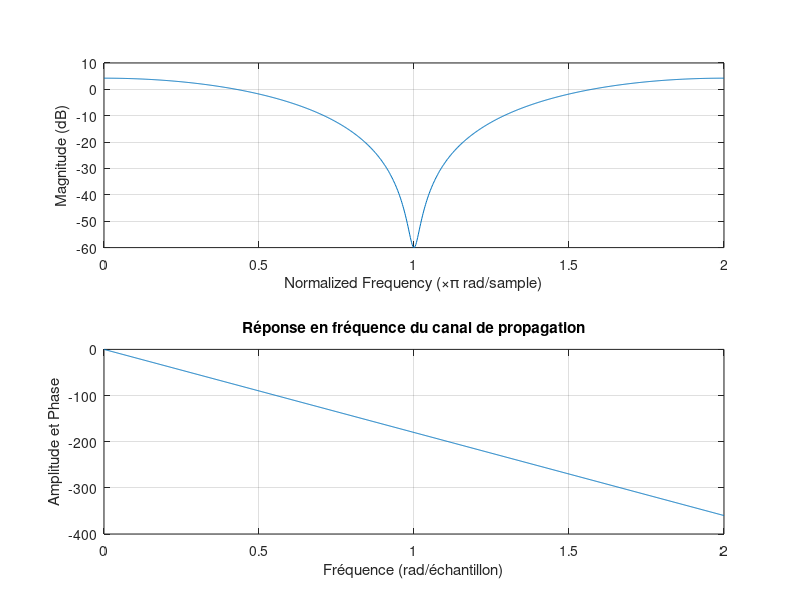

Here is the MATLAB script that generated this plot: (Note: this script raises an error after producing the figure.)
%on utilise freqz pour ça 
%on ferme tout 
clear all;
close all;

% réponse impultionelle 
h = [0.407,0.815,0.407];
%% tracé du module et de la phase de la réponse en fréquence du canal de propagation.
freqz(h,1,1024,'whole')
title('Réponse en fréquence du canal de propagation');
xlabel('Fréquence (rad/échantillon)');
ylabel('Amplitude et Phase');
grid on;


%% variables 
N = 16;
N_actif = 16;
nb_bits = 1000;



%% figure de zinzin
figure('Name','DSP')
     %% modulateur 


        % Mapping
        S=zeros(N, nb_bits);
        for i=1:N_actif
            S(i,:) = randi([0 1],1,nb_bits)*2 -1;
        end 




        % filtrage
        Xe = ifft(S,N);
        Y = reshape(Xe, 1, nb_bits*N);


        %filtre 
        SignalSortieCanal=filter(h,1,Y) ;

        %dsp
        dsp = pwelch(SignalSortieCanal,[],[],[],16,'centered'); % on utilise la fréquence pour centrer correctement pwelch
        
        %tracé
        nexttile
        plot(10*log(dsp))
        xlabel('fréquence')
        ylabel('dsp')
     %% Démodulation 

     %démodulation
     Y_reshape = reshape(SignalSortieCanal, size(Xe));
     Y_recep = fft(Y_reshape,N);
     Y_recep = sign(Y_recep);
        
     %diagramme de l'oeil porteuse 6 et 15
     porteuse6 = real(Y_reshape(6, :));
     porteuse15 = real(Y_reshape(15, :));

     eyediagram(porteuse6,N);
     eyediagram(porteuse15,N);
        


     %TEB
     Y_fin = [];
     for i=1:length(Y_recep)
        if real(Y_recep)>0
            Y_fin = [Y_fin 1];
        else
            Y_fin= [Y_fin -1];
        end
     end
     TEB = mean(S~=Y_fin,"all")